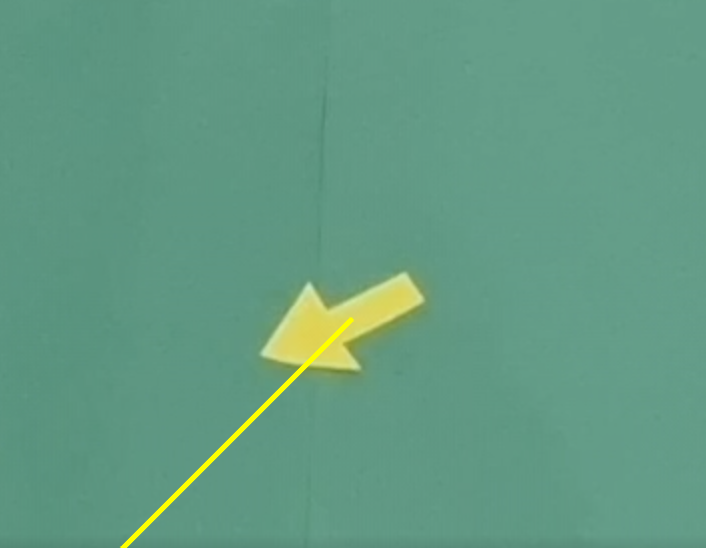
#> input picture imgs/arrow_line_prediction.png, 706 x 548 px
$ python cvproject.py
#> lines starting #> are read from the running program, lines starting #| are printed output that depends on the picture
# [20 lines of commented-out code are left out]

import cv2 as cv

img = cv.imread('imgs/arrow_line_prediction.png')
#> img is the input picture: shape (548, 706, 3); mean B, G, R 130.6, 154.4, 98.9
gray = cv.cvtColor(img, cv.COLOR_BGR2GRAY)
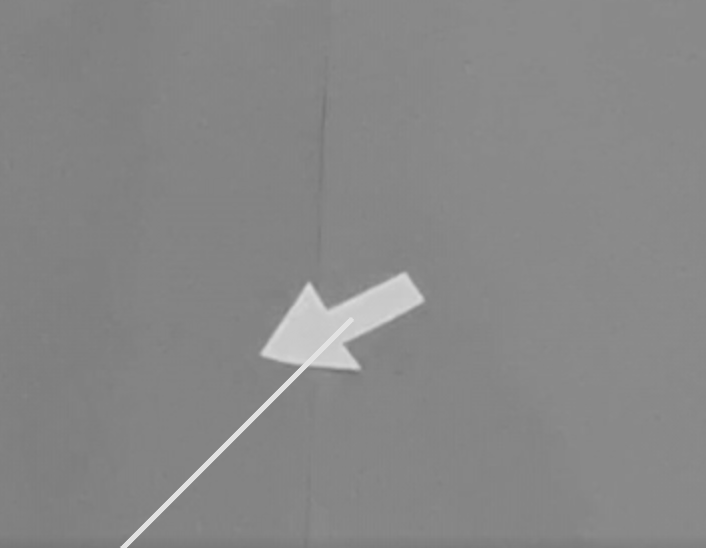
#> gray: shape (548, 706); min 114, max 226, mean 135.3

sift = cv.SIFT_create()
kp, des = sift.detectAndCompute(gray,None)
#> kp = 28 keypoints; strongest (x, y, size): (315, 335, 54.6), (395, 296, 31.1), (352, 364, 8), (309, 288, 6.8)

gray = cv.drawKeypoints(gray,kp,None,flags=cv.DRAW_MATCHES_FLAGS_DRAW_RICH_KEYPOINTS)
#> gray: shape (548, 706, 3)
cv.resize(gray, dsize=(0,0),fx=4, fy=4)
cv.imshow('sift', gray)

k = cv.waitKey()
#> (key Esc is pressed here)
cv.destroyAllWindows()
